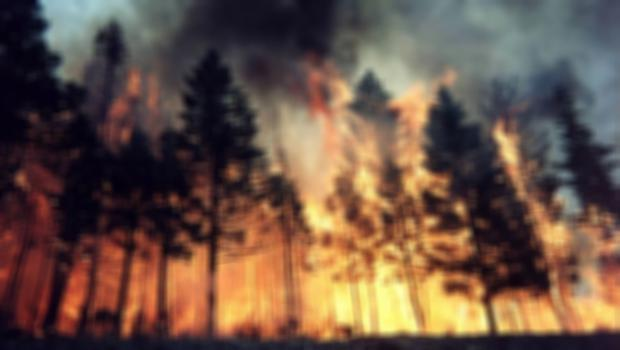
#> input picture result/2D convolution.jpg, 620 x 350 px, given in place of wildfire1.jpg, which was not available
$ python PIL_filter.py
#> lines starting #> are read from the running program, lines starting #| are printed output that depends on the picture; pictures that were not available may be replaced by others from this repository, and a replacement may not be noted
from PIL import Image
from PIL import ImageFilter
from PIL.ImageFilter import MinFilter, RankFilter, UnsharpMask
import matplotlib.pyplot as plt

# Unsharp Mask
img = Image.open('data/VOC2020/JPEGImages/wildfire1.jpg')
#> img is the input picture: PIL image 620x350 RGB; mean R, G, B 106.4, 82.6, 69.4
dimg = img.filter(UnsharpMask(radius=2, percent=150, threshold=3))

# Kernel
km = (
    -2, -1, 0,
    -1, 1, 1,
    0, 1, 2
)
k = ImageFilter.Kernel(size=(3,3), kernel=km, scale=sum(km), offset=0)
kernel_img = img.filter(k)
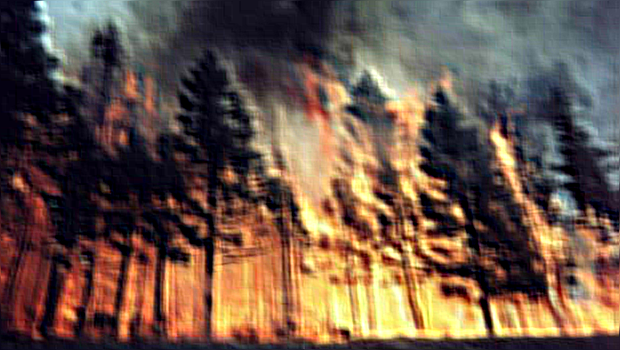
#> kernel_img: PIL image 620x350 RGB; mean R, G, B 107.3, 85, 71.4


# Rank filter
rank_filter = img.filter(RankFilter(size=9, rank=2))
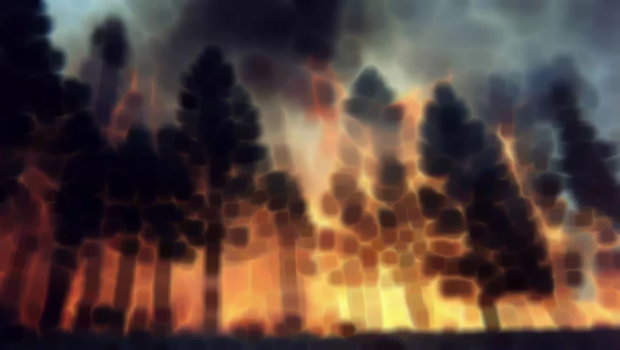
#> rank_filter: PIL image 620x350 RGB; mean R, G, B 86.2, 65.9, 57.8

# Min filter
min_filter = img.filter(MinFilter(size=9))

images = [dimg, kernel_img, rank_filter, min_filter]
titles = ["UnsharpFilter", "Kernel", "Rankfilter", "MinFilter"]

for i in range(4):
    plt.subplot(2, 2, i+1), plt.imshow(images[i])
    plt.title(titles[i])
    plt.axis('off')
    plt.imsave(f'result/{titles[i]}.jpg', images[i])
    plt.xticks([]), plt.yticks([])
#> this loop made 4 passes
#> pass 1, `plt.imsave(f'result/{titles[i]}.jpg', images[i])`:
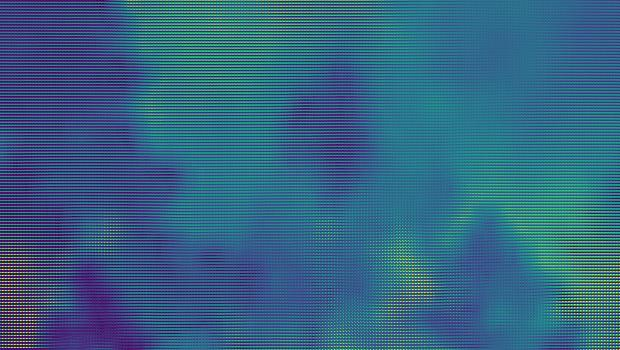
#> saved as UnsharpFilter.jpg: shape (350, 620, 3); mean R, G, B 53.2, 99.3, 130.5
#> pass 2, `plt.imsave(f'result/{titles[i]}.jpg', images[i])`:
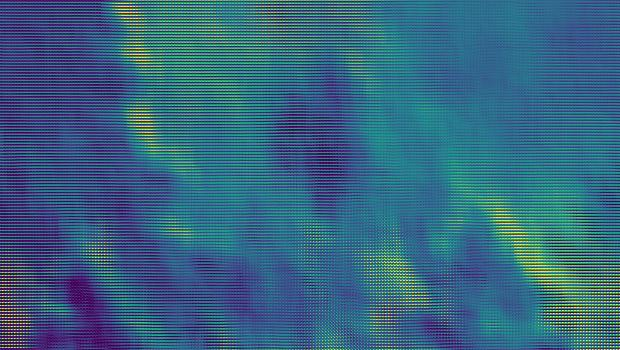
#> saved as Kernel.jpg: shape (350, 620, 3); mean R, G, B 55, 100.4, 128.7
plt.show()

$ run again, on result/Kernel.jpg
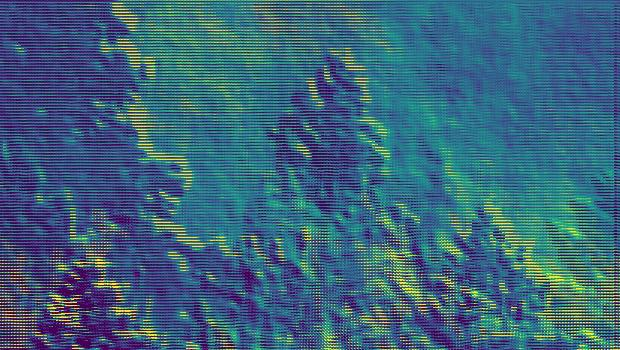
#> input picture result/Kernel.jpg, 620 x 350 px, given in place of wildfire1.jpg, which was not available
#> img is the input picture: PIL image 620x350 RGB; mean R, G, B 60, 100, 123.6
#> the loop `for i in range(4):` made 4 passes
#> pass 1, `plt.imsave(f'result/{titles[i]}.jpg', images[i])`:
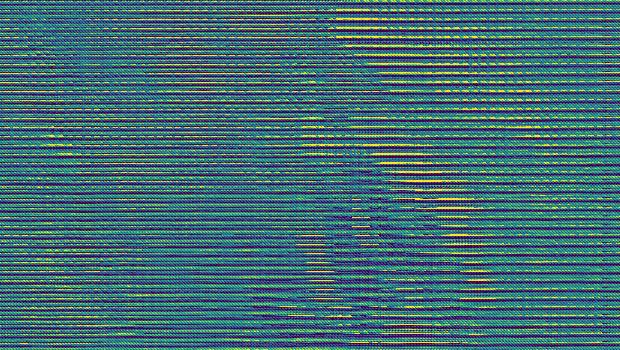
#> saved as UnsharpFilter.jpg: shape (350, 620, 3); mean R, G, B 68, 108.3, 115.8
#> pass 2, `plt.imsave(f'result/{titles[i]}.jpg', images[i])`:
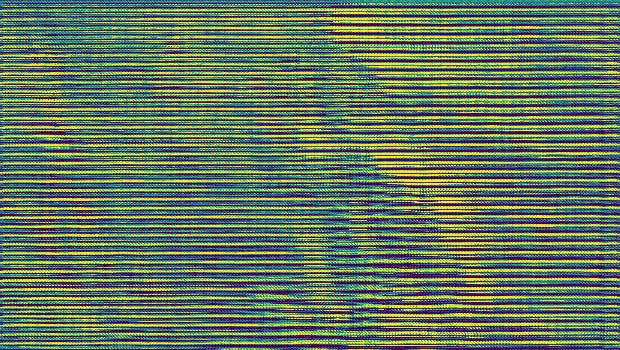
#> saved as Kernel.jpg: shape (350, 620, 3); mean R, G, B 100.2, 118.7, 95.5
